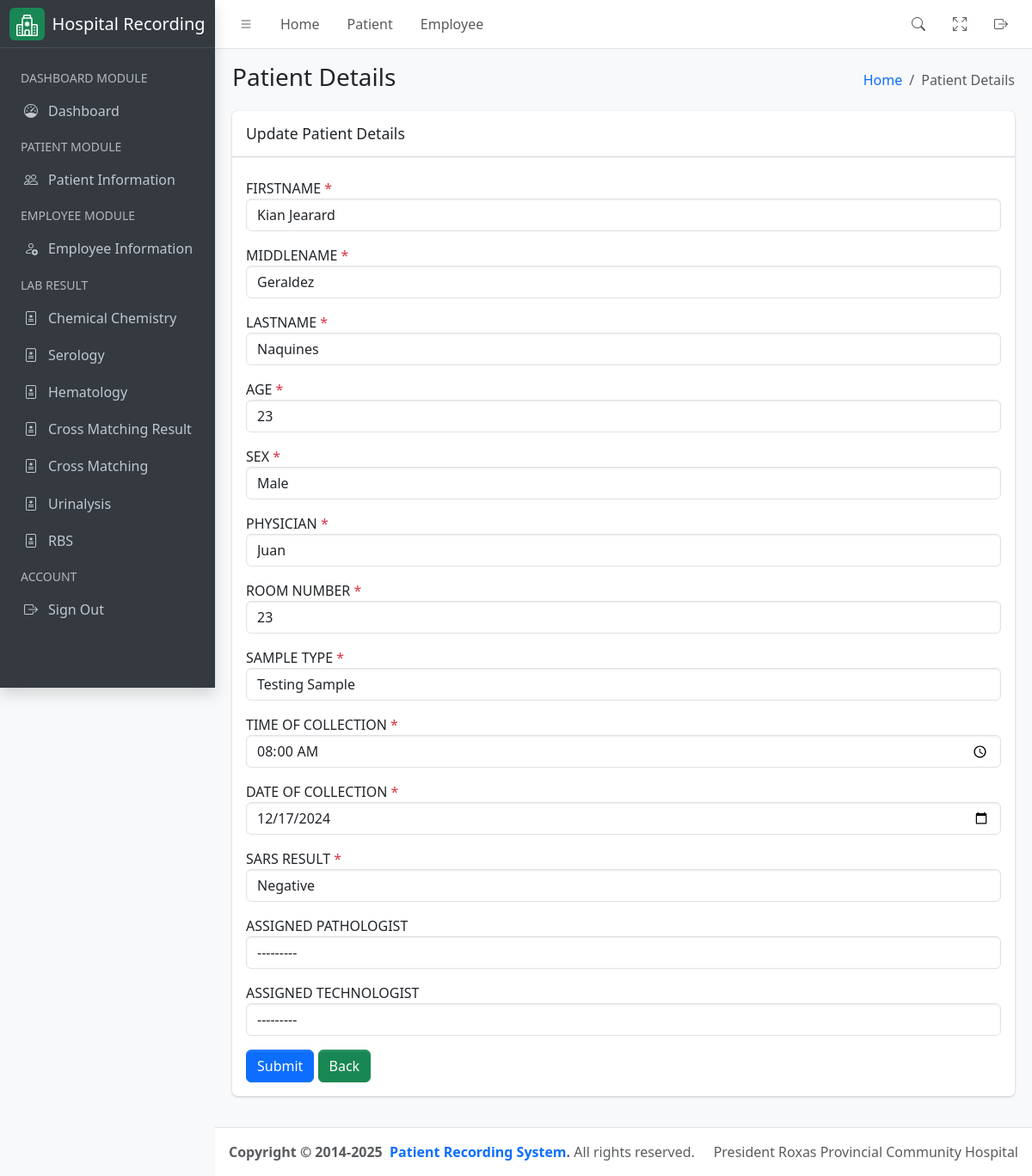
The app's page /patient/update/1, older data.
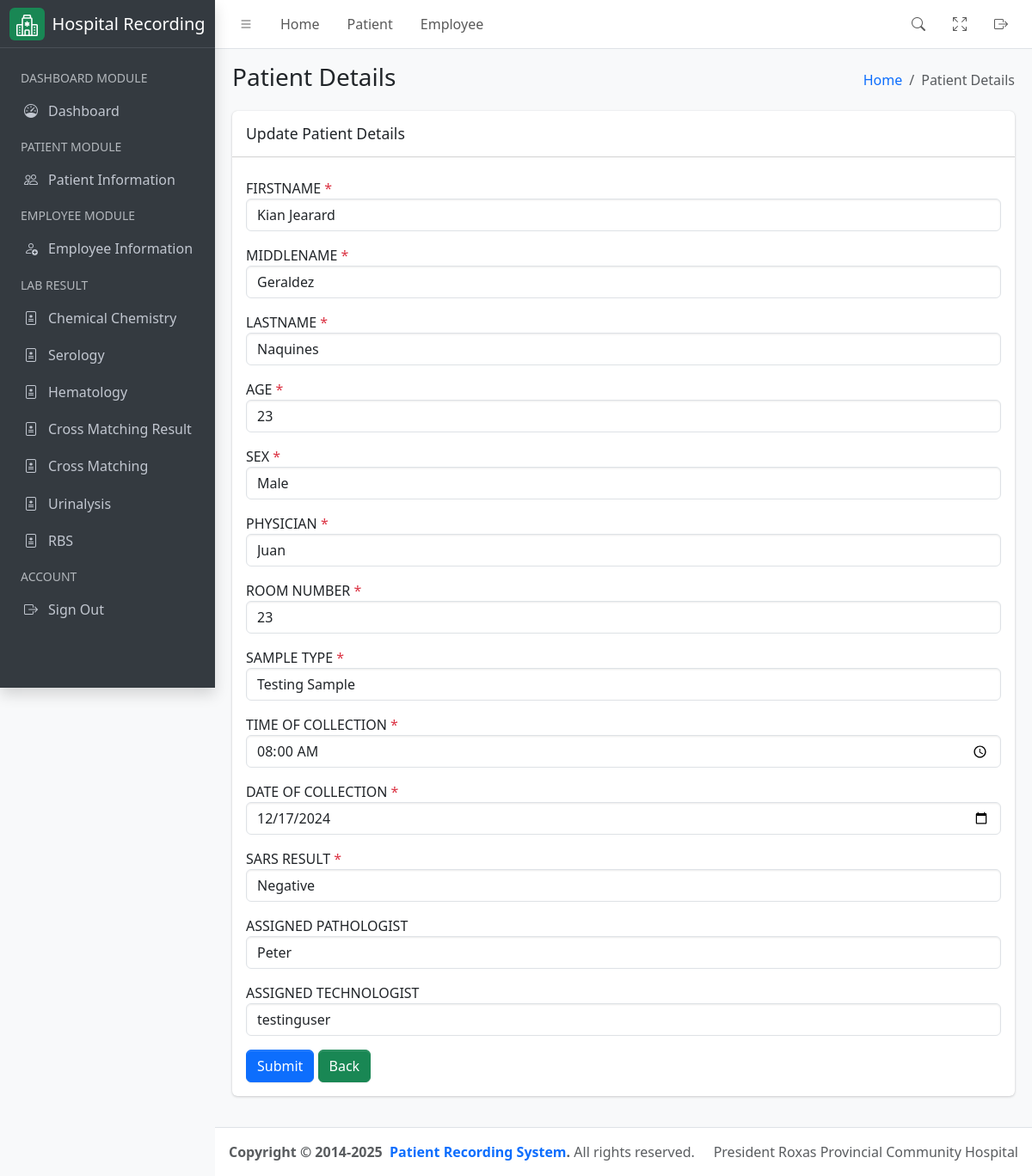
The same page, newer data.
### hospital_app/models.py (models this page shows, shortened)
class Patient(models.Model):
    firstname = models.CharField(max_length=255)
    middlename = models.CharField(max_length=255)
    lastname = models.CharField(max_length=255)
    age = models.PositiveIntegerField()
    sex = models.CharField(
        max_length=10, choices=(("Male", "Male"), ("Female", "Female"))
    )
    physician = models.ForeignKey(
        User,
        related_name="physician",
        limit_choices_to={"groups__name": "Physician"},
        on_delete=models.CASCADE,
    )
    room_number = models.PositiveIntegerField()
    sample_type = models.CharField(max_length=255)
    time_of_collection = models.TimeField()
    date_of_collection = models.DateField()
    sars_result = models.CharField(max_length=255)
    date = models.DateField(auto_now_add=True)
    assigned_pathologist = models.ForeignKey(User, related_name="patient_pathologist", on_delete=models.CASCADE, null=True, blank=True, limit_choices_to={'groups__name':'Pathologist'})
    assigned_technologist = models.ForeignKey(User, related_name="patient_technologist", on_delete=models.CASCADE, null=True, blank=True, limit_choices_to={'groups__name':'Medical Technologist'})

### hospital_app/update_view.py (the view, shortened to what this page needs)
# urls.py: path('patient/update/<int:pk>', PatientUpdateView.as_view(), name="patient_update"),
class PatientUpdateView(UpdateView):
    pk_url_kwarg = 'pk'
    template_name = 'forms.html'
    form_class = PatientForm
    model = Patient
    success_url = reverse_lazy('patient_list')
    def get_context_data(self, **kwargs):
        context = super().get_context_data(**kwargs)
        context['detail_header'] = 'Update Patient Details'
        context['humberger_header'] = 'Patient Details'
        return context

### hospital_app/forms.py (called while the page is built)
    def add_custom_widgets(self):
        for field_name, field in self.fields.items():
            field.widget.attrs.update({"required": True})
            field.widget.attrs.update({"class": "form-control"})
            if field_name in custom_fields:
                self.fields[field_name].widget = custom_fields[field_name]
            else:
                if isinstance(field, forms.DateField):
                    field.widget.attrs.update({"type": "date"})
                if isinstance(field, forms.CheckboxInput):
                    field.widget.attrs.update({"class": "form-check-input"})
                elif isinstance(field, forms.TimeField):
                    field.widget.attrs.update({"type": "time"})

### hospital_app/templates/forms.html (shortened to what this page needs)
{% extends './includes/base.html' %}
{% block content %}
<div class="container-fluid">
    <div class="row">
        <div class="col-md-12">
            <div class="card mb-4">
                <div class="card-header">
                    <h5 class="card-title">{{ detail_header }}</h5>
                </div>
                <div class="card-body">
                    <form method="post">
                        <div class="row">
                            {% for input in form %}
                            <div class="col-md-12">
                                {% if input.name == 'is_active' or input.name == 'is_staff' or input.name == 'is_superuser' %}
                                <div class="form-check mt-2">
                                    {{ input }}
                                    <label class="form-check-label text-uppercase text-sm" for="{{ input.id_for_label }}">
                                        {{ input.label }}
                                        {% if input.field.required %}
                                        <span class="text-danger">*</span>
                                        {% endif %}
                                    </label>
                                </div>
                                <small class="text-muted" for="{{ input.id_for_label }}">{{ input.help_text }}</small>
                                {% else %}
                                <div class="form-group mt-2 mb-2">
                                    <label class="fw-normal text-uppercase text-sm" for="{{ input.id_for_label }}">
                                        {{ input.label }}
                                        {% if input.field.required %}
                                        <span class="text-danger">*</span>
                                        {% endif %}
                                    </label>
                                    {{ input }}
                                </div>
                                {% endif %}
                            </div>
                            {% endfor %}
                        </div>
                        <div class="form-group mt-2">
                            <input type="submit" value="Submit" class="btn btn-primary">
                            <input
                                type="button"
                                onclick="Back()"
                                value="Back"
                                class="btn btn-success"
                            >
                        </div>
                    </form>
                </div>
            </div>
        </div>
    </div>
</div>
{% endblock %}

Row changes from the older to the newer data that the page shows:
changed Patient "Kian Jearard": assigned_pathologist "---------" → "Peter"; assigned_technologist "---------" → "testinguser"
